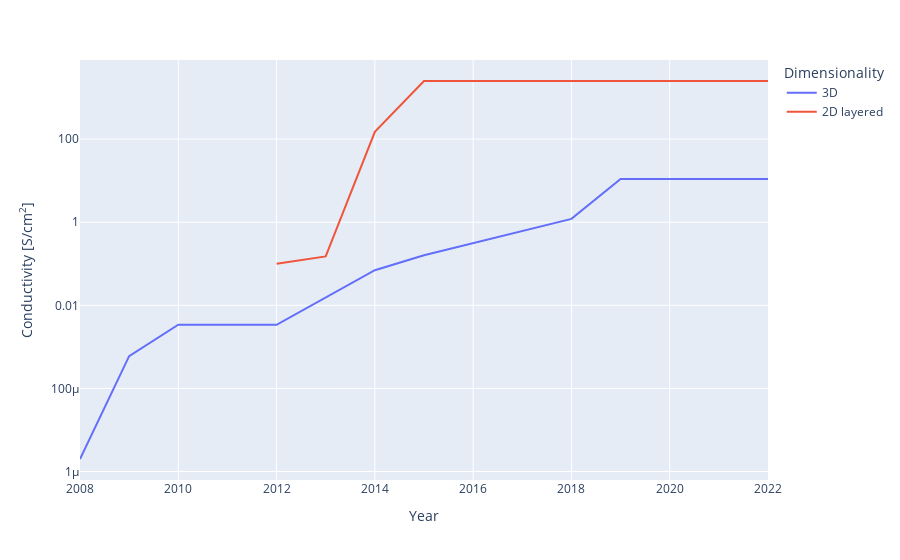

This figure's notebook cell:
### Code cell
mofs_sorted_3D_cummax = mofs_sorted_3D
mofs_sorted_3D_cummax['cummax_value'] = mofs_sorted_3D_cummax.Value.cummax()
keep_3D = mofs_sorted_3D_cummax['cummax_value']<=mofs_sorted_3D_cummax.Value
mofs_sorted_3D_cummax.loc[~keep_3D, ['Value', 'Name', 'DOI', 'Porosity']] = nan
mofs_sorted_3D_cummax = mofs_sorted_3D_cummax.ffill()
#mofs_sorted_3D_cummax = mofs_sorted_3D_cummax[keep_3D]

mofs_sorted_2D_cummax = mofs_sorted_2D
mofs_sorted_2D_cummax['cummax_value'] = mofs_sorted_2D_cummax.Value.cummax()
keep_2D = mofs_sorted_2D_cummax['cummax_value']<=mofs_sorted_2D_cummax.Value
mofs_sorted_2D_cummax.loc[~keep_2D, ['Value', 'Name', 'DOI', 'Porosity']] = nan
mofs_sorted_2D_cummax = mofs_sorted_2D_cummax.ffill()
#mofs_sorted_2D_cummax = mofs_sorted_2D_cummax[keep_2D]

mofs_sorted_cummax = pd.concat([mofs_sorted_3D_cummax, mofs_sorted_2D_cummax], ignore_index=True)

fig5 = px.line(mofs_sorted_cummax, x='Year', y='Value', color='Dimensionality', hover_data=['Dimensionality','Porosity'], 
                 labels={'Value': "Conductivity [S/cm<sup>2</sup>]"}, hover_name='Name')
fig5.update_traces(hovertemplate='<b>%{hovertext}</b><br><br>Dimensionality=%{customdata[0]}\
                                 <br>Year=%{x}<br>Value=%{y} S/cm<sup>2</sup>\
                                 <br>Porosity=%{customdata[1]} m<sup>2</sup>/g<extra></extra>')
fig5.update_layout(yaxis_type="log")
fig5.show()

### Figure 1 — Plotly figure (JSON) as saved in the notebook; plotly's stock layout.template omitted (floating-point values rounded to 4 significant figures)
{"data": [{"customdata": [["3D", 0.001], ["3D", 0.001], ["3D", 0.001], ["3D", 0.001], ["3D", 214], ["3D", 0.001], ["3D", 614], ["3D", 3], ["3D", 3], ["3D", 3], ["3D", 3]], "hovertemplate": "<b>%{hovertext}</b><br><br>Dimensionality=%{customdata[0]}                                 <br>Year=%{x}<br>Value=%{y} S/cm<sup>2</sup>                                 <br>Porosity=%{customdata[1]} m<sup>2</sup>/g<extra></extra>", "hovertext": ["Pb3(BHT)", "Cu[Cu(pdt)2]", "I2@Zn3(lac)2(pybz)2", "I2@Zn3(lac)2(pybz)2", "TCNQ@Cu3(BTC)2", "Fe2(dhbq)3", "Fe2(BDT)3 (oxidized)", "Cu2(6-Hmna)(6-mn)", "Cu2(6-Hmna)(6-mn)", "Cu2(6-Hmna)(6-mn)", "Cu2(6-Hmna)(6-mn)"], "legendgroup": "3D", "line": {"color": "#636efa", "dash": "solid"}, "marker": {"symbol": "circle"}, "mode": "lines", "name": "3D", "orientation": "v", "showlegend": true, "type": "scatter", "x": [2008, 2009, 2010, 2012, 2014, 2015, 2018, 2019, 2020, 2021, 2022], "xaxis": "x", "y": [2e-06, 0.0006, 0.0034, 0.0034, 0.07, 0.16, 1.2, 10.96, 10.96, 10.96, 10.96], "yaxis": "y"}, {"customdata": [["2D layered", 306], ["2D layered", 0.001], ["2D layered", 0.001], ["2D layered", 0.001], ["2D layered", 0.001], ["2D layered", 0.001], ["2D layered", 0.001], ["2D layered", 0.001], ["2D layered", 0.001], ["2D layered", 0.001]], "hovertemplate": "<b>%{hovertext}</b><br><br>Dimensionality=%{customdata[0]}                                 <br>Year=%{x}<br>Value=%{y} S/cm<sup>2</sup>                                 <br>Porosity=%{customdata[1]} m<sup>2</sup>/g<extra></extra>", "hovertext": ["Cu3(HOTP)2", "Ni3(BHT)2", "Ni3(BHT)2 oxidized", "Cu3(BHT)", "Cu3(BHT)", "Cu3(BHT)", "Cu3(BHT)", "Cu3(BHT)", "Cu3(BHT)", "Cu3(BHT)"], "legendgroup": "2D layered", "line": {"color": "#EF553B", "dash": "solid"}, "marker": {"symbol": "circle"}, "mode": "lines", "name": "2D layered", "orientation": "v", "showlegend": true, "type": "scatter", "x": [2012, 2013, 2014, 2015, 2017, 2018, 2019, 2020, 2021, 2022], "xaxis": "x", "y": [0.1, 0.15, 150, 2500, 2500, 2500, 2500, 2500, 2500, 2500], "yaxis": "y"}], "layout": {"autosize": true, "legend": {"title": {"text": "Dimensionality"}, "tracegroupgap": 0}, "margin": {"t": 60}, "xaxis": {"anchor": "y", "autorange": true, "domain": [0, 1], "range": [2008, 2022], "title": {"text": "Year"}, "type": "linear"}, "yaxis": {"anchor": "x", "autorange": true, "domain": [0, 1], "range": [-6.204, 3.903], "title": {"text": "Conductivity [S/cm<sup>2</sup>]"}, "type": "log"}}}
